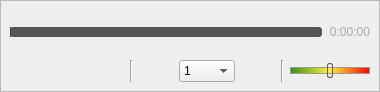
<?xml version="1.0" encoding="UTF-8"?>
<ui version="4.0">
 <class>QOverlayedControl</class>
 <widget class="QWidget" name="QOverlayedControl">
  <property name="geometry">
   <rect>
    <x>0</x>
    <y>0</y>
    <width>380</width>
    <height>92</height>
   </rect>
  </property>
  <property name="windowTitle">
   <string>Form</string>
  </property>
  <property name="styleSheet">
   <string notr="true">QWidget#QOverlayControl {
background-color: transparent;
}</string>
  </property>
  <layout class="QVBoxLayout" name="verticalLayout">
   <property name="spacing">
    <number>0</number>
   </property>
   <property name="margin">
    <number>0</number>
   </property>
   <item>
    <widget class="QFrame" name="styleFrame">
     <property name="styleSheet">
      <string notr="true">QFrame#styleFrame {
background-color: qlineargradient(spread:pad, x1:0, y1:0, x2:0, y2:1, stop:0 #101020, 
stop:0.7 #202030, 
stop:1 #101020);
border-radius: 10px;
border: 1px solid #888;
};</string>
     </property>
     <property name="frameShape">
      <enum>QFrame::StyledPanel</enum>
     </property>
     <property name="frameShadow">
      <enum>QFrame::Raised</enum>
     </property>
     <layout class="QVBoxLayout" name="verticalLayout_2">
      <item>
       <layout class="QHBoxLayout" name="horizontalLayout_2" stretch="10,0,0">
        <property name="spacing">
         <number>2</number>
        </property>
        <item>
         <widget class="QClickAndGoSlider" name="posSlider_2">
          <property name="enabled">
           <bool>false</bool>
          </property>
          <property name="sizePolicy">
           <sizepolicy hsizetype="Expanding" vsizetype="MinimumExpanding">
            <horstretch>0</horstretch>
            <verstretch>0</verstretch>
           </sizepolicy>
          </property>
          <property name="minimumSize">
           <size>
            <width>0</width>
            <height>32</height>
           </size>
          </property>
          <property name="maximumSize">
           <size>
            <width>16777215</width>
            <height>16777215</height>
           </size>
          </property>
          <property name="styleSheet">
           <string notr="true">QSlider::groove:horizontal {
   background-color: #555;
   height:           10px;
   border-radius:    3px;
}

QSlider::handle:horizontal {
   background-color: qlineargradient(spread:pad, x1:0, y1:0, x2:0, y2:1, stop:0 #727272, stop:0.15 white, stop:0.75 white, stop:1 #888);
   border: 1px solid #5c5c5c;
   border-radius: 3px;
   width:         4px;
   margin:       -6px 0;
 }
 
QSlider::handle:horizontal:disabled {
   border: 0;
   width:  0;
   margin: 0;
 }

QSlider::handle:horizontal:pressed, QSlider::handle:horizontal:hover {
   background-color: qlineargradient(spread:pad, x1:0, y1:0, x2:0, y2:1, stop:0 #002255, stop:0.15 #8ec6e9, stop:0.75 #8ec6e9, stop:1 #003366);
   border-color:     #003366;
}

QSlider::sub-page:horizontal, QSlider::sub-page:horizontal:disabled {
   background-color: qlineargradient(spread:pad, x1:0, y1:0, x2:0, y2:1, stop:0 #bacbdb, stop:0.280 #5077ae, stop:0.281 #406da6, stop:0.660 #b9ddf3, stop:0.950 #88bbe8, stop:0.951 #84b4da, stop:1 #84b4da);
   border: 1px solid #1e4785;
   border-radius:    3px;
}
</string>
          </property>
          <property name="maximum">
           <number>1000</number>
          </property>
          <property name="pageStep">
           <number>0</number>
          </property>
          <property name="value">
           <number>0</number>
          </property>
          <property name="orientation">
           <enum>Qt::Horizontal</enum>
          </property>
         </widget>
        </item>
        <item>
         <spacer name="horizontalSpacer_3">
          <property name="orientation">
           <enum>Qt::Horizontal</enum>
          </property>
          <property name="sizeHint" stdset="0">
           <size>
            <width>2</width>
            <height>20</height>
           </size>
          </property>
         </spacer>
        </item>
        <item>
         <widget class="QTimeLabel" name="labPos_2">
          <property name="enabled">
           <bool>true</bool>
          </property>
          <property name="styleSheet">
           <string notr="true">QLabel#labPos_2 {
color: #aaa;
}</string>
          </property>
          <property name="frameShape">
           <enum>QFrame::NoFrame</enum>
          </property>
          <property name="frameShadow">
           <enum>QFrame::Plain</enum>
          </property>
          <property name="lineWidth">
           <number>0</number>
          </property>
          <property name="text">
           <string> 0:00:00</string>
          </property>
          <property name="alignment">
           <set>Qt::AlignRight|Qt::AlignTrailing|Qt::AlignVCenter</set>
          </property>
         </widget>
        </item>
       </layout>
      </item>
      <item>
       <layout class="QHBoxLayout" name="horizontalLayout">
        <item>
         <widget class="QPushButton" name="pushPlay">
          <property name="maximumSize">
           <size>
            <width>34</width>
            <height>34</height>
           </size>
          </property>
          <property name="toolTip">
           <string>Play selected Channel</string>
          </property>
          <property name="text">
           <string/>
          </property>
          <property name="icon">
           <iconset resource="common.qrc">
            <normaloff>:/app/play</normaloff>:/app/play</iconset>
          </property>
          <property name="iconSize">
           <size>
            <width>32</width>
            <height>32</height>
           </size>
          </property>
          <property name="autoDefault">
           <bool>false</bool>
          </property>
          <property name="flat">
           <bool>true</bool>
          </property>
         </widget>
        </item>
        <item>
         <widget class="QPushButton" name="pushRecord">
          <property name="maximumSize">
           <size>
            <width>34</width>
            <height>34</height>
           </size>
          </property>
          <property name="toolTip">
           <string>Record selected Channel</string>
          </property>
          <property name="text">
           <string/>
          </property>
          <property name="icon">
           <iconset resource="common.qrc">
            <normaloff>:/app/record</normaloff>:/app/record</iconset>
          </property>
          <property name="iconSize">
           <size>
            <width>32</width>
            <height>32</height>
           </size>
          </property>
          <property name="autoDefault">
           <bool>false</bool>
          </property>
          <property name="flat">
           <bool>true</bool>
          </property>
         </widget>
        </item>
        <item>
         <widget class="QPushButton" name="pushStop">
          <property name="enabled">
           <bool>false</bool>
          </property>
          <property name="minimumSize">
           <size>
            <width>0</width>
            <height>0</height>
           </size>
          </property>
          <property name="maximumSize">
           <size>
            <width>34</width>
            <height>34</height>
           </size>
          </property>
          <property name="toolTip">
           <string>Stop Player</string>
          </property>
          <property name="text">
           <string/>
          </property>
          <property name="icon">
           <iconset resource="common.qrc">
            <normaloff>:/app/stop</normaloff>:/app/stop</iconset>
          </property>
          <property name="iconSize">
           <size>
            <width>32</width>
            <height>32</height>
           </size>
          </property>
          <property name="autoDefault">
           <bool>false</bool>
          </property>
          <property name="flat">
           <bool>true</bool>
          </property>
         </widget>
        </item>
        <item>
         <widget class="Line" name="line">
          <property name="orientation">
           <enum>Qt::Vertical</enum>
          </property>
         </widget>
        </item>
        <item>
         <widget class="QPushButton" name="pushBwd">
          <property name="enabled">
           <bool>false</bool>
          </property>
          <property name="maximumSize">
           <size>
            <width>34</width>
            <height>34</height>
           </size>
          </property>
          <property name="toolTip">
           <string>Jump Backward</string>
          </property>
          <property name="text">
           <string/>
          </property>
          <property name="icon">
           <iconset resource="common.qrc">
            <normaloff>:/app/bwd</normaloff>:/app/bwd</iconset>
          </property>
          <property name="iconSize">
           <size>
            <width>32</width>
            <height>32</height>
           </size>
          </property>
          <property name="flat">
           <bool>true</bool>
          </property>
         </widget>
        </item>
        <item>
         <widget class="QComboBox" name="cbxTimeJumpVal">
          <property name="minimumSize">
           <size>
            <width>50</width>
            <height>0</height>
           </size>
          </property>
          <property name="toolTip">
           <string>Time Jump Value in minutes</string>
          </property>
          <item>
           <property name="text">
            <string>1</string>
           </property>
          </item>
          <item>
           <property name="text">
            <string>2</string>
           </property>
          </item>
          <item>
           <property name="text">
            <string>3</string>
           </property>
          </item>
          <item>
           <property name="text">
            <string>4</string>
           </property>
          </item>
          <item>
           <property name="text">
            <string>5</string>
           </property>
          </item>
          <item>
           <property name="text">
            <string>10</string>
           </property>
          </item>
         </widget>
        </item>
        <item>
         <widget class="QPushButton" name="pushFwd">
          <property name="enabled">
           <bool>false</bool>
          </property>
          <property name="maximumSize">
           <size>
            <width>34</width>
            <height>34</height>
           </size>
          </property>
          <property name="toolTip">
           <string>Jump Forward</string>
          </property>
          <property name="text">
           <string/>
          </property>
          <property name="icon">
           <iconset resource="common.qrc">
            <normaloff>:/app/fwd</normaloff>:/app/fwd</iconset>
          </property>
          <property name="iconSize">
           <size>
            <width>32</width>
            <height>32</height>
           </size>
          </property>
          <property name="flat">
           <bool>true</bool>
          </property>
         </widget>
        </item>
        <item>
         <widget class="Line" name="line_2">
          <property name="orientation">
           <enum>Qt::Vertical</enum>
          </property>
         </widget>
        </item>
        <item>
         <widget class="QSlider" name="volSlider">
          <property name="minimumSize">
           <size>
            <width>80</width>
            <height>0</height>
           </size>
          </property>
          <property name="maximumSize">
           <size>
            <width>80</width>
            <height>16777215</height>
           </size>
          </property>
          <property name="styleSheet">
           <string notr="true">QSlider::groove:horizontal {
   border: 1px solid #999999;
   height: 5px; /* the groove expands to the size of the slider by default. by giving it a height, it has a fixed size */
   background-color: qlineargradient(spread:pad, x1:0, y1:0, x2:1, y2:0, stop:0 rgba(48, 144, 22, 255), stop:0.490566 rgba(255, 242, 53, 255), stop:1 rgba(255, 0, 0, 255));
   margin: 2px 0;
}

 QSlider::handle:horizontal {
     background-color: qlineargradient(spread:pad, x1:0, y1:0, x2:0, y2:1, stop:0 #eee, 	stop:0.7 grey, stop:1 #dedede);
     border: 1px solid #5c5c5c;
     width: 4px;
     margin: -5px 0; /* handle is placed by default on the contents rect of the groove. Expand outside the groove */
     border-radius: 2px;
 }
</string>
          </property>
          <property name="maximum">
           <number>100</number>
          </property>
          <property name="pageStep">
           <number>0</number>
          </property>
          <property name="sliderPosition">
           <number>50</number>
          </property>
          <property name="orientation">
           <enum>Qt::Horizontal</enum>
          </property>
          <property name="invertedControls">
           <bool>false</bool>
          </property>
          <property name="tickPosition">
           <enum>QSlider::NoTicks</enum>
          </property>
         </widget>
        </item>
       </layout>
      </item>
     </layout>
    </widget>
   </item>
  </layout>
 </widget>
 <customwidgets>
  <customwidget>
   <class>QClickAndGoSlider</class>
   <extends>QSlider</extends>
   <header>qclickandgoslider.h</header>
  </customwidget>
  <customwidget>
   <class>QTimeLabel</class>
   <extends>QLabel</extends>
   <header>qtimelabel.h</header>
  </customwidget>
 </customwidgets>
 <resources>
  <include location="common.qrc"/>
 </resources>
 <connections/>
</ui>
